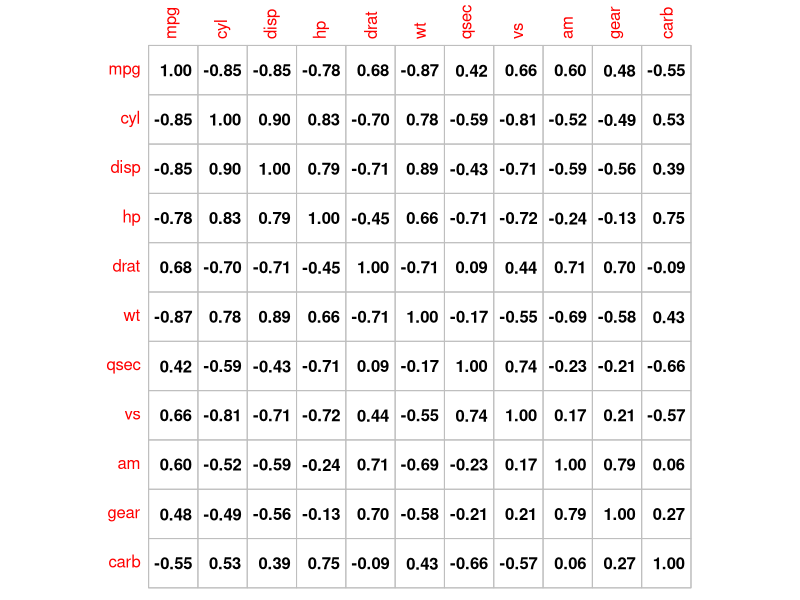
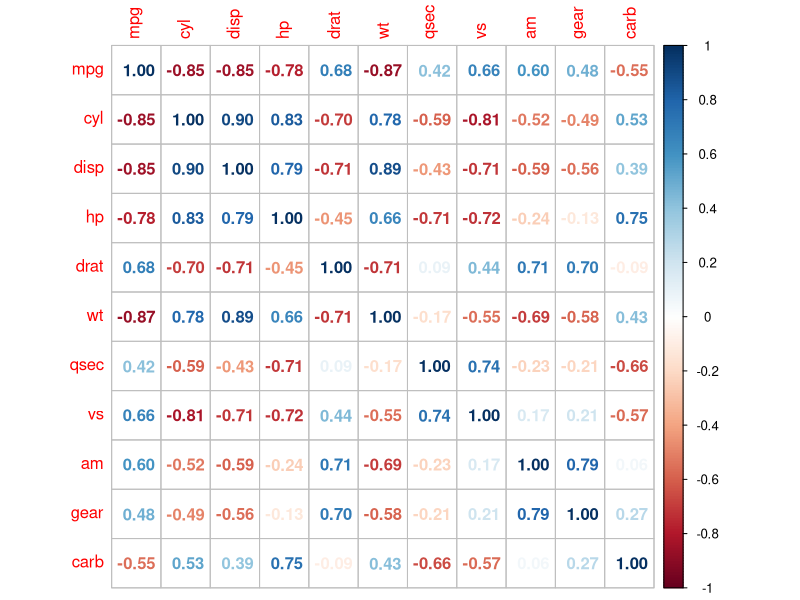
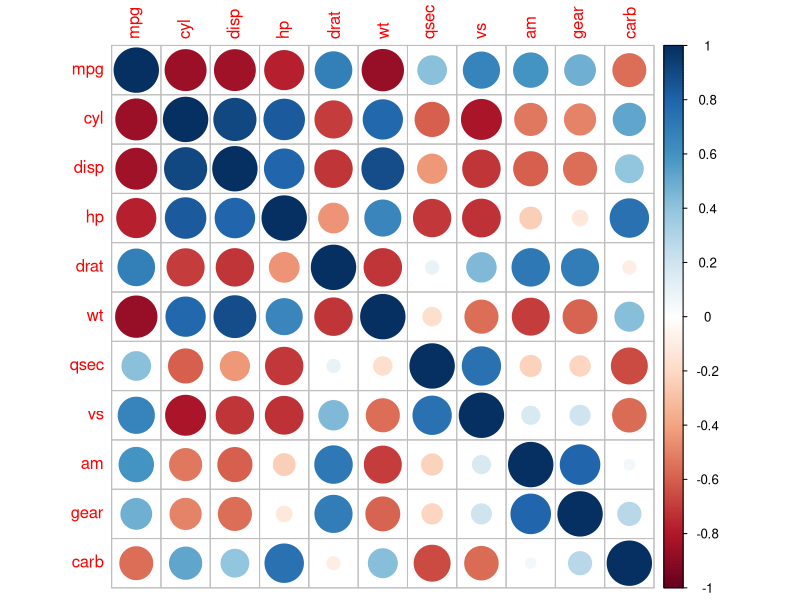
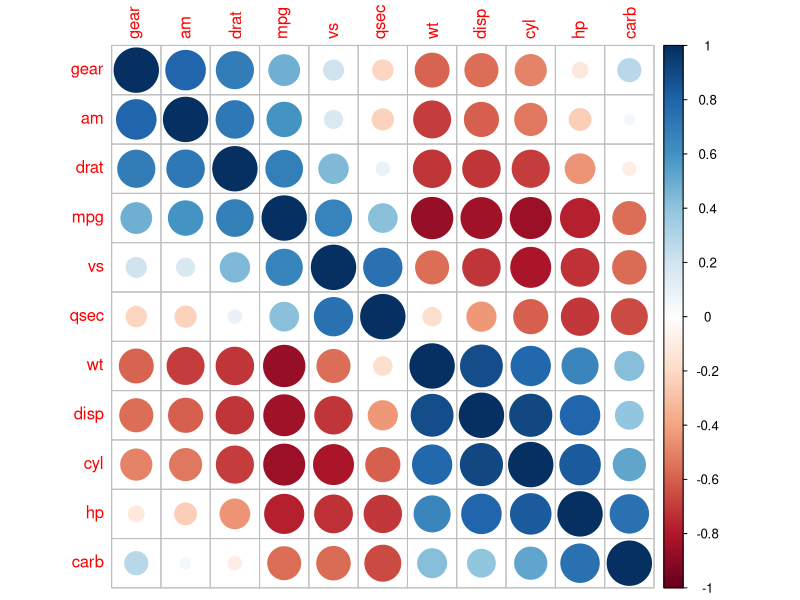
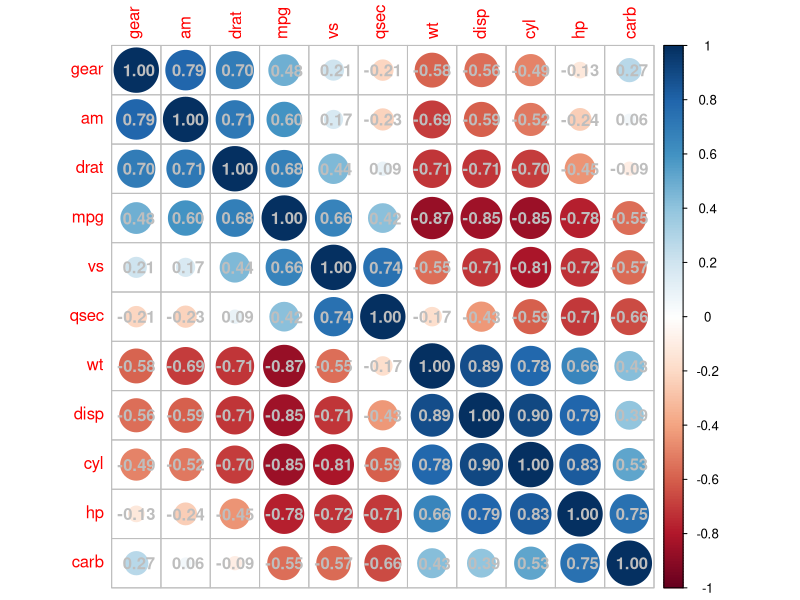
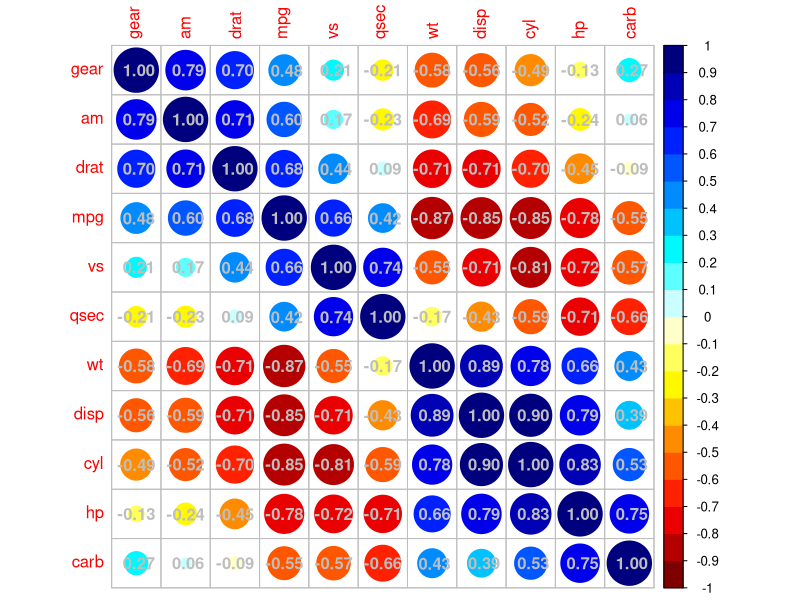
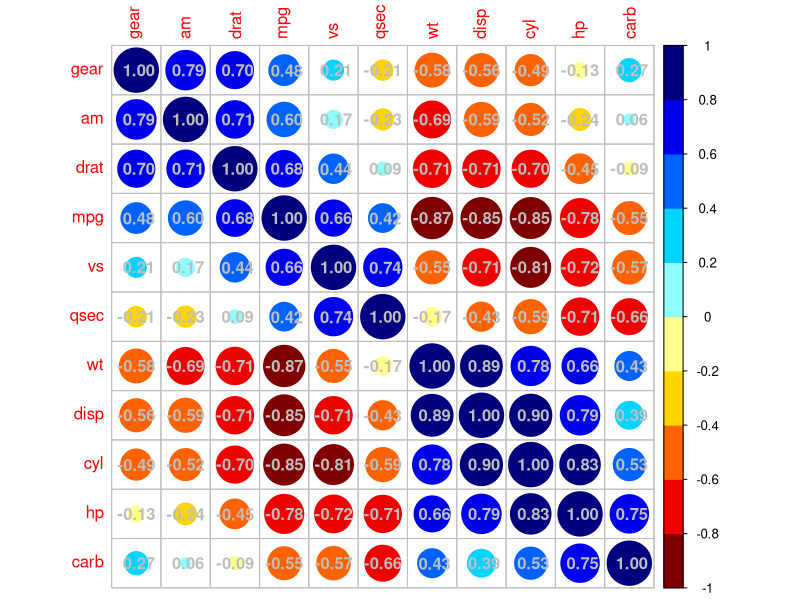
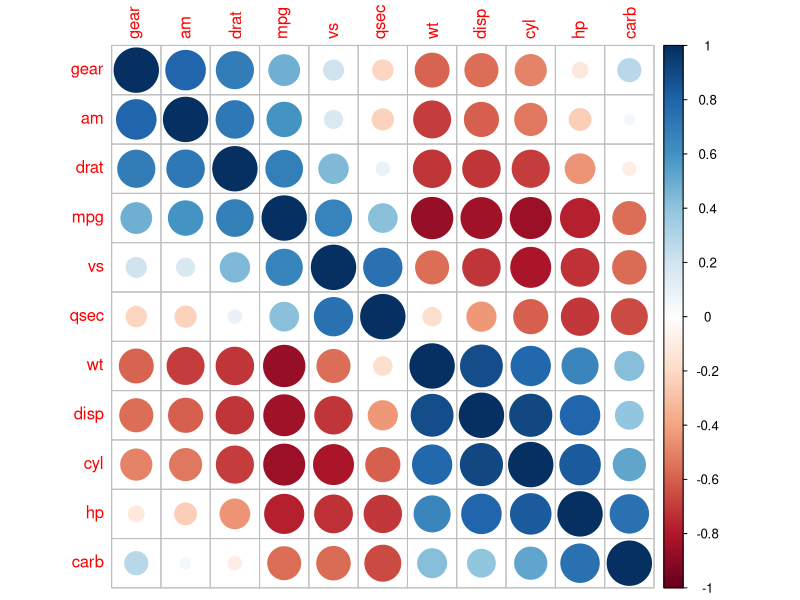

Write the R code that produced these figures, in order.
library(corrplot)


### Name: corrplot
### Title: A visualization of a correlation matrix.
### Aliases: corrplot

### ** Examples

data(mtcars)
M <- cor(mtcars)
set.seed(0)

##  different color series
col1 <- colorRampPalette(c("#7F0000", "red", "#FF7F00", "yellow", "white",
                           "cyan", "#007FFF", "blue","#00007F"))
col2 <- colorRampPalette(c("#67001F", "#B2182B", "#D6604D", "#F4A582",
                           "#FDDBC7", "#FFFFFF", "#D1E5F0", "#92C5DE",
                           "#4393C3", "#2166AC", "#053061"))
col3 <- colorRampPalette(c("red", "white", "blue"))
col4 <- colorRampPalette(c("#7F0000", "red", "#FF7F00", "yellow", "#7FFF7F",
                           "cyan", "#007FFF", "blue", "#00007F"))
wb <- c("white", "black")

par(ask = TRUE)

## different color scale and methods to display corr-matrix
corrplot(M, method = "number", col = "black", cl.pos = "n")
corrplot(M, method = "number")
corrplot(M)
corrplot(M, order = "AOE")
corrplot(M, order = "AOE", addCoef.col = "grey")

corrplot(M, order = "AOE", col = col1(20), cl.length = 21, addCoef.col = "grey")
corrplot(M, order = "AOE", col = col1(10), addCoef.col = "grey")

corrplot(M, order = "AOE", col = col2(200))
corrplot(M, order = "AOE", col = col2(200), addCoef.col = "grey")
corrplot(M, order = "AOE", col = col2(20), cl.length = 21, addCoef.col = "grey")
corrplot(M, order = "AOE", col = col2(10), addCoef.col = "grey")

corrplot(M, order = "AOE", col = col3(100))
corrplot(M, order = "AOE", col = col3(10))


corrplot(M, method = "color", col = col1(20), cl.length = 21, order = "AOE",
         addCoef.col = "grey")
corrplot(M, method = "square", col = col2(200), order = "AOE")
corrplot(M, method = "ellipse", col = col1(200), order = "AOE")
corrplot(M, method = "shade", col = col3(20), order = "AOE")
corrplot(M, method = "pie", order = "AOE")

## col = wb
corrplot(M, col = wb, order = "AOE", outline = TRUE, cl.pos = "n")

## like Chinese wiqi, suit for either on screen or white-black print.
corrplot(M, col = wb, bg = "gold2",  order = "AOE", cl.pos = "n")


## mixed methods: It's more efficient if using function "corrplot.mixed"
## circle + ellipse
corrplot(M, order = "AOE", type = "upper", tl.pos = "d")
corrplot(M, add = TRUE, type = "lower", method = "ellipse", order = "AOE",
         diag = FALSE, tl.pos = "n", cl.pos = "n")

## circle + square
corrplot(M, order = "AOE",type = "upper", tl.pos = "d")
corrplot(M, add = TRUE, type = "lower", method = "square", order = "AOE",
         diag = FALSE, tl.pos = "n", cl.pos = "n")

## circle + colorful number
corrplot(M, order = "AOE", type = "upper", tl.pos = "d")
corrplot(M, add = TRUE, type = "lower", method = "number", order = "AOE",
         diag = FALSE, tl.pos = "n", cl.pos = "n")

## circle + black number
corrplot(M, order = "AOE", type = "upper", tl.pos = "tp")
corrplot(M, add = TRUE, type = "lower", method = "number", order = "AOE",
         col = "black", diag = FALSE, tl.pos = "n", cl.pos = "n")


## order is hclust and draw rectangles
corrplot(M, order = "hclust")
corrplot(M, order = "hclust", addrect = 2)
corrplot(M, order = "hclust", addrect = 3, rect.col = "red")
corrplot(M, order = "hclust", addrect = 4, rect.col = "blue")
corrplot(M, order = "hclust", hclust.method = "ward.D2", addrect = 4)



## visualize a  matrix in [0, 1]
corrplot(abs(M), order = "AOE", cl.lim = c(0,1))
corrplot(abs(M), order = "AOE", col = col1(20), cl.lim = c(0,1))
corrplot(abs(M), order = "AOE", col = col3(200), cl.lim = c(0,1))


## visualize a  matrix in [-100, 100]
ran <- round(matrix(runif(225, -100,100), 15))
corrplot(ran, is.corr = FALSE)
corrplot(ran, is.corr = FALSE, cl.lim = c(-100, 100))


## text-labels and plot type
corrplot(M, order = "AOE", tl.srt = 45)
corrplot(M, order = "AOE", tl.srt = 60)
corrplot(M, order = "AOE", tl.pos = "d", cl.pos = "n")
corrplot(M, order = "AOE", diag = FALSE, tl.pos = "d")
corrplot(M, order = "AOE", type = "upper")
corrplot(M, order = "AOE", type = "upper", diag = FALSE)
corrplot(M, order = "AOE", type = "lower", cl.pos = "b")
corrplot(M, order = "AOE", type = "lower", cl.pos = "b", diag = FALSE)



#### color-legend
corrplot(M, order = "AOE", cl.ratio = .2, cl.align = "l")
corrplot(M, order = "AOE", cl.ratio = .2, cl.align = "c")
corrplot(M, order = "AOE", cl.ratio = .2, cl.align = "r")
corrplot(M, order = "AOE", cl.pos = "b")
corrplot(M, order = "AOE", cl.pos = "b", tl.pos = "d")
corrplot(M, order = "AOE", cl.pos = "n")


## deal with missing Values
M2 <- M
diag(M2) = NA
corrplot(M2)
corrplot(M2, na.label = "o")
corrplot(M2, na.label = "NA")


##the input matrix is not square
corrplot(M[1:8,])
corrplot(M[,1:8])


res1 <- cor.mtest(mtcars, conf.level = 0.95)
res2 <- cor.mtest(mtcars, conf.level = 0.99)


## specialized the insignificant value according to the significant level
corrplot(M, p.mat = res1$p, sig.level = 0.2)
corrplot(M, p.mat = res1$p, sig.level = 0.05)
corrplot(M, p.mat = res1$p, sig.level = 0.01)
corrplot(M, p.mat = res1$p, insig = "blank")
corrplot(M, p.mat = res1$p, insig = "p-value")
corrplot(M, p.mat = res1$p, insig = "p-value", sig.level = -1) ## add all p-values
corrplot(M, p.mat = res1$p, order = "hclust", insig = "blank", addrect = 3)
corrplot(M, p.mat = res1$p, order = "hclust", insig = "pch", addrect = 3)


## plot confidence interval(0.95), "square" method
corrplot(M, low = res1$uppCI, upp = res1$uppCI,
         plotCI = "circle", addg = "grey20", cl.pos = "n")
corrplot(M, p.mat = res1$p, low = res1$lowCI, upp = res1$uppCI,
         plotCI = "circle", addg = "grey20", cl.pos = "n")
corrplot(M, low = res1$lowCI, upp = res1$uppCI,
         col = c("white", "black"), bg = "gold2", order = "AOE",
         plotCI = "circle", cl.pos = "n", pch.col = "red")
corrplot(M, p.mat = res1$p, low = res1$lowCI, upp = res1$uppCI,
         col = c("white", "black"), bg = "gold2", order = "AOE",
         plotCI = "circle", cl.pos = "n", pch.col = "red")

## plot confidence interval(0.95), "square" method
corrplot(M, low = res1$lowCI, upp = res1$uppCI,
         col = c("white", "black"), bg = "gold2", order = "AOE",
         plotCI = "square", addg = NULL, cl.pos = "n")
corrplot(M, p.mat = res1$p, low = res1$lowCI, upp = res1$uppCI,
         col = c("white","black"), bg = "gold2", order = "AOE", pch.col = "red",
         plotCI = "square", addg = NULL, cl.pos = "n")

## plot confidence interval(0.95, 0.95, 0.99), "rect" method
corrplot(M, low = res1$lowCI, upp = res1$uppCI, order = "hclust",
         rect.col = "navy", plotCI = "rect",cl.pos = "n")
corrplot(M, p.mat = res1$p, low = res1$lowCI, upp = res1$uppCI,
         order = "hclust", pch.col = "red", sig.level = 0.05, addrect = 3,
         rect.col = "navy", plotCI = "rect", cl.pos = "n")
corrplot(M, p.mat = res2$p, low = res2$lowCI, upp = res2$uppCI,
         order = "hclust", pch.col = "red", sig.level = 0.01, addrect = 3,
         rect.col = "navy", plotCI = "rect", cl.pos = "n")


## an animation of changing confidence interval in different significance level
## begin.animaton
par(ask = FALSE)
for (i in seq(0.1, 0, -0.005)) {
  tmp <- cor.mtest(mtcars, conf.level = 1 - i)
  corrplot(M, p.mat = tmp$p, low = tmp$lowCI, upp = tmp$uppCI, order = "hclust",
           pch.col = "red", sig.level = i, plotCI = "rect", cl.pos = "n",
           mar = c(0, 0, 1, 0),
           title = substitute(alpha == x,
                              list(x = format(i, digits = 3, nsmall = 3))))
  Sys.sleep(0.15)
}
## end.animaton
